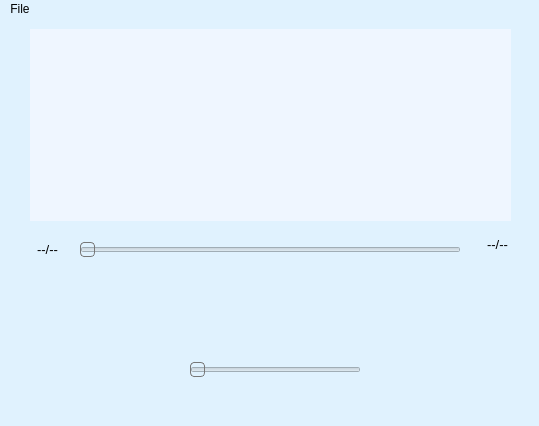
<?xml version="1.0" encoding="UTF-8"?>
<ui version="4.0">
 <class>MainWindow</class>
 <widget class="QMainWindow" name="MainWindow">
  <property name="geometry">
   <rect>
    <x>0</x>
    <y>0</y>
    <width>539</width>
    <height>426</height>
   </rect>
  </property>
  <property name="windowTitle">
   <string>Music Player</string>
  </property>
  <property name="styleSheet">
   <string notr="true">border:0;
background:#e0f2fe;</string>
  </property>
  <widget class="QWidget" name="centralwidget">
   <widget class="QSlider" name="music_position">
    <property name="geometry">
     <rect>
      <x>80</x>
      <y>220</y>
      <width>381</width>
      <height>22</height>
     </rect>
    </property>
    <property name="font">
     <font>
      <weight>50</weight>
      <bold>false</bold>
      <stylestrategy>PreferDefault</stylestrategy>
     </font>
    </property>
    <property name="focusPolicy">
     <enum>Qt::TabFocus</enum>
    </property>
    <property name="contextMenuPolicy">
     <enum>Qt::ActionsContextMenu</enum>
    </property>
    <property name="toolTipDuration">
     <number>2</number>
    </property>
    <property name="styleSheet">
     <string notr="true">QSlider::handle:horizontal {
background: qlineargradient(x1:0, y1:0, x2:1, y2:1,
    stop:0 #eee, stop:1 #ccc);
border: 1px solid #777;
width: 13px;
margin-top: -2px;
margin-bottom: -2px;
border-radius: 4px;
}
</string>
    </property>
    <property name="inputMethodHints">
     <set>Qt::ImhNone</set>
    </property>
    <property name="orientation">
     <enum>Qt::Horizontal</enum>
    </property>
    <property name="tickPosition">
     <enum>QSlider::NoTicks</enum>
    </property>
    <property name="tickInterval">
     <number>1</number>
    </property>
   </widget>
   <widget class="QPushButton" name="forward">
    <property name="geometry">
     <rect>
      <x>380</x>
      <y>270</y>
      <width>31</width>
      <height>28</height>
     </rect>
    </property>
    <property name="text">
     <string/>
    </property>
    <property name="icon">
     <iconset>
      <activeon>icon/forward.png</activeon>
     </iconset>
    </property>
    <property name="iconSize">
     <size>
      <width>40</width>
      <height>40</height>
     </size>
    </property>
   </widget>
   <widget class="QPushButton" name="back">
    <property name="geometry">
     <rect>
      <x>190</x>
      <y>270</y>
      <width>31</width>
      <height>28</height>
     </rect>
    </property>
    <property name="text">
     <string/>
    </property>
    <property name="icon">
     <iconset>
      <activeon>icon/back.png</activeon>
     </iconset>
    </property>
    <property name="iconSize">
     <size>
      <width>35</width>
      <height>35</height>
     </size>
    </property>
   </widget>
   <widget class="QPushButton" name="play">
    <property name="geometry">
     <rect>
      <x>250</x>
      <y>260</y>
      <width>51</width>
      <height>51</height>
     </rect>
    </property>
    <property name="font">
     <font>
      <pointsize>26</pointsize>
     </font>
    </property>
    <property name="styleSheet">
     <string notr="true"/>
    </property>
    <property name="text">
     <string/>
    </property>
    <property name="icon">
     <iconset>
      <activeon>icon/play.png</activeon>
     </iconset>
    </property>
    <property name="iconSize">
     <size>
      <width>40</width>
      <height>40</height>
     </size>
    </property>
   </widget>
   <widget class="QPushButton" name="stop">
    <property name="geometry">
     <rect>
      <x>120</x>
      <y>270</y>
      <width>41</width>
      <height>28</height>
     </rect>
    </property>
    <property name="text">
     <string/>
    </property>
    <property name="icon">
     <iconset>
      <activeon>icon/stop.svg</activeon>
     </iconset>
    </property>
    <property name="iconSize">
     <size>
      <width>40</width>
      <height>40</height>
     </size>
    </property>
   </widget>
   <widget class="QSlider" name="volume">
    <property name="geometry">
     <rect>
      <x>190</x>
      <y>340</y>
      <width>171</width>
      <height>22</height>
     </rect>
    </property>
    <property name="styleSheet">
     <string notr="true">QSlider::handle:horizontal {
background: qlineargradient(x1:0, y1:0, x2:1, y2:1,
    stop:0 #eee, stop:1 #ccc);
border: 1px solid #777;
width: 13px;
margin-top: -2px;
margin-bottom: -2px;
border-radius: 4px;
}
</string>
    </property>
    <property name="orientation">
     <enum>Qt::Horizontal</enum>
    </property>
   </widget>
   <widget class="QPushButton" name="pause">
    <property name="geometry">
     <rect>
      <x>320</x>
      <y>270</y>
      <width>41</width>
      <height>28</height>
     </rect>
    </property>
    <property name="text">
     <string/>
    </property>
    <property name="icon">
     <iconset>
      <activeon>icon/pause.png</activeon>
     </iconset>
    </property>
    <property name="iconSize">
     <size>
      <width>40</width>
      <height>40</height>
     </size>
    </property>
   </widget>
   <widget class="QPushButton" name="pushButton_6">
    <property name="geometry">
     <rect>
      <x>150</x>
      <y>330</y>
      <width>31</width>
      <height>31</height>
     </rect>
    </property>
    <property name="text">
     <string/>
    </property>
    <property name="icon">
     <iconset>
      <activeon>icon/volume3.png</activeon>
     </iconset>
    </property>
   </widget>
   <widget class="QLabel" name="start_time">
    <property name="geometry">
     <rect>
      <x>20</x>
      <y>220</y>
      <width>55</width>
      <height>21</height>
     </rect>
    </property>
    <property name="font">
     <font>
      <pointsize>10</pointsize>
     </font>
    </property>
    <property name="text">
     <string>--/--</string>
    </property>
    <property name="alignment">
     <set>Qt::AlignCenter</set>
    </property>
   </widget>
   <widget class="QLabel" name="end_time">
    <property name="geometry">
     <rect>
      <x>470</x>
      <y>210</y>
      <width>55</width>
      <height>31</height>
     </rect>
    </property>
    <property name="font">
     <font>
      <pointsize>10</pointsize>
     </font>
    </property>
    <property name="text">
     <string>--/--</string>
    </property>
    <property name="alignment">
     <set>Qt::AlignCenter</set>
    </property>
   </widget>
   <widget class="QListWidget" name="list_music">
    <property name="geometry">
     <rect>
      <x>30</x>
      <y>10</y>
      <width>481</width>
      <height>192</height>
     </rect>
    </property>
    <property name="font">
     <font>
      <pointsize>10</pointsize>
     </font>
    </property>
    <property name="styleSheet">
     <string notr="true">background:#eff6ff;</string>
    </property>
   </widget>
  </widget>
  <widget class="QMenuBar" name="menubar">
   <property name="geometry">
    <rect>
     <x>0</x>
     <y>0</y>
     <width>539</width>
     <height>26</height>
    </rect>
   </property>
   <widget class="QMenu" name="menufile">
    <property name="title">
     <string>File</string>
    </property>
    <addaction name="actionOpen"/>
    <addaction name="actionDelete_music"/>
    <addaction name="actionClear_all"/>
   </widget>
   <addaction name="menufile"/>
  </widget>
  <widget class="QStatusBar" name="statusbar"/>
  <action name="actionOpen">
   <property name="text">
    <string>Open</string>
   </property>
  </action>
  <action name="actionDelete_music">
   <property name="text">
    <string>Delete music</string>
   </property>
  </action>
  <action name="actionClear_all">
   <property name="text">
    <string>Clear all</string>
   </property>
  </action>
 </widget>
 <resources/>
 <connections/>
</ui>
